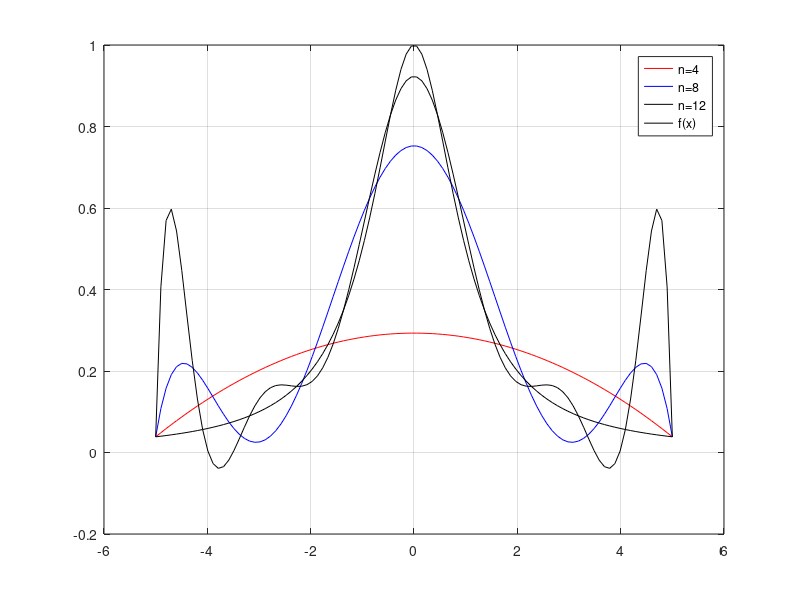

The MATLAB script that drew this image:
% e_04 modificato per legibilita'

clear all
close all
clc

%a=2; b=3;  % primo intervallo
a=-5; b=5;  % secondo intervallo

f=@(x) 1./(1+x.^2);  % oppure f=inline('1./(1+x.^2)');
ic=0;
colori='rbkmcg';  % stringa con caratteri validi per colori
for n=[4 8 12]  % numero nodi
  ic=ic+1;
  x=linspace(a,b,n);  % nodi equidistante nell'intervallo [a,b] 
  y=f(x);  % vettore dei dati
  aa=polyfit(x,y,n-1);  % n-1 grado perche' uso n nodi: vettore dei coeff. 
                        % del polinomio di gradi n-1
  xx=linspace(a,b);  % vettore piu' lungo per fare il grafico
  yy=polyval(aa,xx);  % valuto il polinomio che mi e' stato restituito, 
                      % in corrispondenza del vettore xx
  plot(xx,yy,colori(ic)), grid on
  hold on
  pause
end
plot(xx,f(xx),'k')  % grafico di f in corrispondenza di xx
legend('n=4', 'n=8', 'n=12', 'f(x)');  % f(x) = funzione vera
